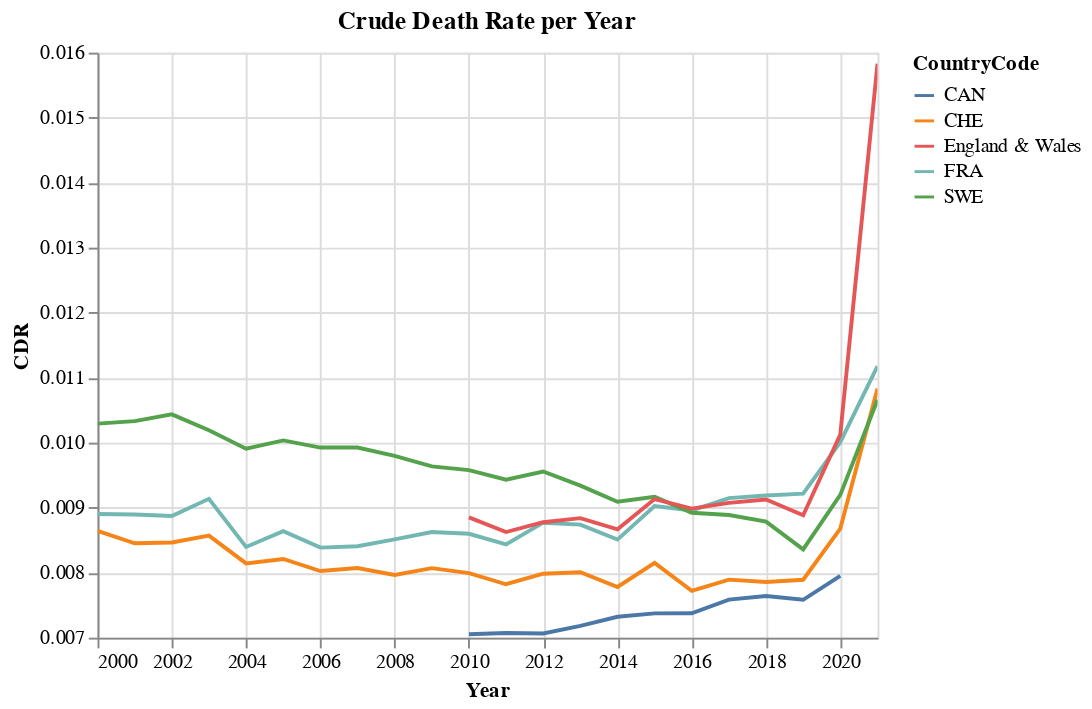

This figure's notebook cell:
### Code cell
# now the same plot but with smaller data which reduces the size of html
df_mortality = (
    df_mortality.groupby(["Year", "CountryCode"])[["population", "DTotal"]]
    .sum()
    .assign(CDR=lambda x: x["DTotal"] / x["population"])
    # .filter(items=["CDR"])  # make df even smaller
    .reset_index()
    .assign(Year=lambda x: pd.to_datetime(x["Year"], format="%Y"))
)
chart = (
    alt.Chart(df_mortality)
    .mark_line()
    .encode(
        x="Year:T",
        y=alt.Y("CDR:Q", scale=alt.Scale(zero=False)),
        color="CountryCode:N",
    )
    .properties(title="Crude Death Rate per Year")
    .interactive()
)
# chart.save("crude_death_rate.html")
chart

### Figure 1 — Vega-Lite specification as saved in the notebook (floating-point values rounded to 4 significant figures)
{"config": {"view": {"continuousWidth": 400, "continuousHeight": 300}}, "data": {"name": "data-c854f54211eb4dc432b5ea7a82e8b2fa"}, "mark": "line", "encoding": {"color": {"type": "nominal", "field": "CountryCode"}, "x": {"type": "temporal", "field": "Year"}, "y": {"type": "quantitative", "field": "CDR", "scale": {"zero": false}}}, "selection": {"selector002": {"type": "interval", "bind": "scales", "encodings": ["x", "y"]}}, "title": "Crude Death Rate per Year", "$schema": "https://vega.github.io/schema/vega-lite/v4.8.1.json", "datasets": {"data-c854f54211eb4dc432b5ea7a82e8b2fa": [{"Year": "2000-01-01T00:00:00", "CountryCode": "CHE", "population": 7182000.0, "DTotal": 62070.0, "CDR": 0.008643}, {"Year": "2000-01-01T00:00:00", "CountryCode": "FRA", "population": 59040000.0, "DTotal": 525700.0, "CDR": 0.008903}, {"Year": "2000-01-01T00:00:00", "CountryCode": "SWE", "population": 8872000.0, "DTotal": 91320.0, "CDR": 0.01029}, {"Year": "2001-01-01T00:00:00", "CountryCode": "CHE", "population": 7225000.0, "DTotal": 61060.0, "CDR": 0.008451}, {"Year": "2001-01-01T00:00:00", "CountryCode": "FRA", "population": 59460000.0, "DTotal": 528900.0, "CDR": 0.008895}, {"Year": "2001-01-01T00:00:00", "CountryCode": "SWE", "population": 8897000.0, "DTotal": 91920.0, "CDR": 0.01033}, {"Year": "2002-01-01T00:00:00", "CountryCode": "CHE", "population": 7277000.0, "DTotal": 61590.0, "CDR": 0.008464}, {"Year": "2002-01-01T00:00:00", "CountryCode": "FRA", "population": 59870000.0, "DTotal": 531100.0, "CDR": 0.008872}, {"Year": "2002-01-01T00:00:00", "CountryCode": "SWE", "population": 8926000.0, "DTotal": 93140.0, "CDR": 0.01044}, {"Year": "2003-01-01T00:00:00", "CountryCode": "CHE", "population": 7331000.0, "DTotal": 62820.0, "CDR": 0.008569}, {"Year": "2003-01-01T00:00:00", "CountryCode": "FRA", "population": 60280000.0, "DTotal": 550700.0, "CDR": 0.009136}, {"Year": "2003-01-01T00:00:00", "CountryCode": "SWE", "population": 8959000.0, "DTotal": 91300.0, "CDR": 0.01019}, {"Year": "2004-01-01T00:00:00", "CountryCode": "CHE", "population": 7523000.0, "DTotal": 61250.0, "CDR": 0.008142}, {"Year": "2004-01-01T00:00:00", "CountryCode": "FRA", "population": 61870000.0, "DTotal": 519400.0, "CDR": 0.008395}, {"Year": "2004-01-01T00:00:00", "CountryCode": "SWE", "population": 9167000.0, "DTotal": 90830.0, "CDR": 0.009908}, {"Year": "2005-01-01T00:00:00", "CountryCode": "CHE", "population": 7428000.0, "DTotal": 60990.0, "CDR": 0.008211}, {"Year": "2005-01-01T00:00:00", "CountryCode": "FRA", "population": 61140000.0, "DTotal": 528200.0, "CDR": 0.008639}, {"Year": "2005-01-01T00:00:00", "CountryCode": "SWE", "population": 9030000.0, "DTotal": 90610.0, "CDR": 0.01003}, {"Year": "2006-01-01T00:00:00", "CountryCode": "CHE", "population": 7475000.0, "DTotal": 59990.0, "CDR": 0.008025}, {"Year": "2006-01-01T00:00:00", "CountryCode": "FRA", "population": 61560000.0, "DTotal": 516200.0, "CDR": 0.008385}, {"Year": "2006-01-01T00:00:00", "CountryCode": "SWE", "population": 9082000.0, "DTotal": 90130.0, "CDR": 0.009924}, {"Year": "2007-01-01T00:00:00", "CountryCode": "CHE", "population": 7542000.0, "DTotal": 60880.0, "CDR": 0.008072}, {"Year": "2007-01-01T00:00:00", "CountryCode": "FRA", "population": 61930000.0, "DTotal": 520600.0, "CDR": 0.008406}, {"Year": "2007-01-01T00:00:00", "CountryCode": "SWE", "population": 9149000.0, "DTotal": 90810.0, "CDR": 0.009925}, {"Year": "2008-01-01T00:00:00", "CountryCode": "CHE", "population": 7639000.0, "DTotal": 60850.0, "CDR": 0.007965}, {"Year": "2008-01-01T00:00:00", "CountryCode": "FRA", "population": 62270000.0, "DTotal": 530100.0, "CDR": 0.008513}, {"Year": "2008-01-01T00:00:00", "CountryCode": "SWE", "population": 9221000.0, "DTotal": 90320.0, "CDR": 0.009795}, {"Year": "2009-01-01T00:00:00", "CountryCode": "CHE", "population": 7884000.0, "DTotal": 63610.0, "CDR": 0.008069}, {"Year": "2009-01-01T00:00:00", "CountryCode": "FRA", "population": 63800000.0, "DTotal": 550300.0, "CDR": 0.008625}, {"Year": "2009-01-01T00:00:00", "CountryCode": "SWE", "population": 9478000.0, "DTotal": 91310.0, "CDR": 0.009634}, {"Year": "2010-01-01T00:00:00", "CountryCode": "CAN", "population": 33980000.0, "DTotal": 239600.0, "CDR": 0.007052}, {"Year": "2010-01-01T00:00:00", "CountryCode": "CHE", "population": 7823000.0, "DTotal": 62520.0, "CDR": 0.007992}, {"Year": "2010-01-01T00:00:00", "CountryCode": "England & Wales", "population": 55690000.0, "DTotal": 492900.0, "CDR": 0.008851}, {"Year": "2010-01-01T00:00:00", "CountryCode": "FRA", "population": 62910000.0, "DTotal": 540900.0, "CDR": 0.008598}, {"Year": "2010-01-01T00:00:00", "CountryCode": "SWE", "population": 9380000.0, "DTotal": 89840.0, "CDR": 0.009578}, {"Year": "2011-01-01T00:00:00", "CountryCode": "CAN", "population": 34350000.0, "DTotal": 242900.0, "CDR": 0.007071}, {"Year": "2011-01-01T00:00:00", "CountryCode": "CHE", "population": 7912000.0, "DTotal": 61880.0, "CDR": 0.007822}, {"Year": "2011-01-01T00:00:00", "CountryCode": "England & Wales", "population": 56150000.0, "DTotal": 484300.0, "CDR": 0.008625}, {"Year": "2011-01-01T00:00:00", "CountryCode": "FRA", "population": 63220000.0, "DTotal": 533300.0, "CDR": 0.008435}, {"Year": "2011-01-01T00:00:00", "CountryCode": "SWE", "population": 9451000.0, "DTotal": 89130.0, "CDR": 0.009431}, {"Year": "2012-01-01T00:00:00", "CountryCode": "CAN", "population": 34720000.0, "DTotal": 245200.0, "CDR": 0.007064}, {"Year": "2012-01-01T00:00:00", "CountryCode": "CHE", "population": 7996000.0, "DTotal": 63840.0, "CDR": 0.007984}, {"Year": "2012-01-01T00:00:00", "CountryCode": "England & Wales", "population": 56570000.0, "DTotal": 496400.0, "CDR": 0.008776}, {"Year": "2012-01-01T00:00:00", "CountryCode": "FRA", "population": 63550000.0, "DTotal": 557200.0, "CDR": 0.008769}, {"Year": "2012-01-01T00:00:00", "CountryCode": "SWE", "population": 9521000.0, "DTotal": 90980.0, "CDR": 0.009557}, {"Year": "2013-01-01T00:00:00", "CountryCode": "CAN", "population": 35050000.0, "DTotal": 251800.0, "CDR": 0.007182}, {"Year": "2013-01-01T00:00:00", "CountryCode": "CHE", "population": 8089000.0, "DTotal": 64770.0, "CDR": 0.008007}, {"Year": "2013-01-01T00:00:00", "CountryCode": "England & Wales", "population": 56970000.0, "DTotal": 503500.0, "CDR": 0.008838}, {"Year": "2013-01-01T00:00:00", "CountryCode": "FRA", "population": 63880000.0, "DTotal": 558200.0, "CDR": 0.008739}, {"Year": "2013-01-01T00:00:00", "CountryCode": "SWE", "population": 9602000.0, "DTotal": 89670.0, "CDR": 0.009339}, {"Year": "2014-01-01T00:00:00", "CountryCode": "CAN", "population": 36060000.0, "DTotal": 264000.0, "CDR": 0.007321}, {"Year": "2014-01-01T00:00:00", "CountryCode": "CHE", "population": 8188000.0, "DTotal": 63700.0, "CDR": 0.00778}, {"Year": "2014-01-01T00:00:00", "CountryCode": "England & Wales", "population": 57420000.0, "DTotal": 497600.0, "CDR": 0.008666}, {"Year": "2014-01-01T00:00:00", "CountryCode": "FRA", "population": 64190000.0, "DTotal": 546100.0, "CDR": 0.008508}, {"Year": "2014-01-01T00:00:00", "CountryCode": "SWE", "population": 9698000.0, "DTotal": 88180.0, "CDR": 0.009092}, {"Year": "2015-01-01T00:00:00", "CountryCode": "CAN", "population": 35700000.0, "DTotal": 263200.0, "CDR": 0.007373}, {"Year": "2015-01-01T00:00:00", "CountryCode": "CHE", "population": 8441000.0, "DTotal": 68790.0, "CDR": 0.008149}, {"Year": "2015-01-01T00:00:00", "CountryCode": "England & Wales", "population": 59010000.0, "DTotal": 538800.0, "CDR": 0.009132}, {"Year": "2015-01-01T00:00:00", "CountryCode": "FRA", "population": 65650000.0, "DTotal": 592500.0, "CDR": 0.009026}, {"Year": "2015-01-01T00:00:00", "CountryCode": "SWE", "population": 9989000.0, "DTotal": 91580.0, "CDR": 0.009168}, {"Year": "2016-01-01T00:00:00", "CountryCode": "CAN", "population": 36080000.0, "DTotal": 266100.0, "CDR": 0.007375}, {"Year": "2016-01-01T00:00:00", "CountryCode": "CHE", "population": 8373000.0, "DTotal": 64650.0, "CDR": 0.007721}, {"Year": "2016-01-01T00:00:00", "CountryCode": "England & Wales", "population": 58350000.0, "DTotal": 524300.0, "CDR": 0.008986}, {"Year": "2016-01-01T00:00:00", "CountryCode": "FRA", "population": 64570000.0, "DTotal": 578400.0, "CDR": 0.008958}, {"Year": "2016-01-01T00:00:00", "CountryCode": "SWE", "population": 9926000.0, "DTotal": 88550.0, "CDR": 0.008921}, {"Year": "2017-01-01T00:00:00", "CountryCode": "CAN", "population": 36530000.0, "DTotal": 277100.0, "CDR": 0.007585}, {"Year": "2017-01-01T00:00:00", "CountryCode": "CHE", "population": 8451000.0, "DTotal": 66700.0, "CDR": 0.007893}, {"Year": "2017-01-01T00:00:00", "CountryCode": "England & Wales", "population": 58750000.0, "DTotal": 533000.0, "CDR": 0.009073}, {"Year": "2017-01-01T00:00:00", "CountryCode": "FRA", "population": 64690000.0, "DTotal": 591700.0, "CDR": 0.009147}, {"Year": "2017-01-01T00:00:00", "CountryCode": "SWE", "population": 10060000.0, "DTotal": 89400.0, "CDR": 0.008887}, {"Year": "2018-01-01T00:00:00", "CountryCode": "CAN", "population": 37020000.0, "DTotal": 282900.0, "CDR": 0.007642}, {"Year": "2018-01-01T00:00:00", "CountryCode": "CHE", "population": 8514000.0, "DTotal": 66890.0, "CDR": 0.007856}, {"Year": "2018-01-01T00:00:00", "CountryCode": "England & Wales", "population": 59110000.0, "DTotal": 539300.0, "CDR": 0.009125}, {"Year": "2018-01-01T00:00:00", "CountryCode": "FRA", "population": 64780000.0, "DTotal": 595000.0, "CDR": 0.009186}, {"Year": "2018-01-01T00:00:00", "CountryCode": "SWE", "population": 10180000.0, "DTotal": 89410.0, "CDR": 0.008786}, {"Year": "2019-01-01T00:00:00", "CountryCode": "CAN", "population": 37330000.0, "DTotal": 283100.0, "CDR": 0.007582}, {"Year": "2019-01-01T00:00:00", "CountryCode": "CHE", "population": 8556000.0, "DTotal": 67510.0, "CDR": 0.007891}, {"Year": "2019-01-01T00:00:00", "CountryCode": "England & Wales", "population": 59350000.0, "DTotal": 527200.0, "CDR": 0.008883}, {"Year": "2019-01-01T00:00:00", "CountryCode": "FRA", "population": 64890000.0, "DTotal": 597900.0, "CDR": 0.009214}, {"Year": "2019-01-01T00:00:00", "CountryCode": "SWE", "population": 10280000.0, "DTotal": 85940.0, "CDR": 0.008359}, {"Year": "2020-01-01T00:00:00", "CountryCode": "CAN", "population": 30230000.0, "DTotal": 240300.0, "CDR": 0.007949}, {"Year": "2020-01-01T00:00:00", "CountryCode": "CHE", "population": 8743000.0, "DTotal": 75870.0, "CDR": 0.008678}, {"Year": "2020-01-01T00:00:00", "CountryCode": "England & Wales", "population": 60650000.0, "DTotal": 614100.0, "CDR": 0.01013}, {"Year": "2020-01-01T00:00:00", "CountryCode": "FRA", "population": 66270000.0, "DTotal": 663300.0, "CDR": 0.01001}, {"Year": "2020-01-01T00:00:00", "CountryCode": "SWE", "population": 10540000.0, "DTotal": 96940.0, "CDR": 0.009197}, {"Year": "2021-01-01T00:00:00", "CountryCode": "CHE", "population": 496200.0, "DTotal": 5375.0, "CDR": 0.01083}, {"Year": "2021-01-01T00:00:00", "CountryCode": "England & Wales", "population": 3441000.0, "DTotal": 54470.0, "CDR": 0.01583}, {"Year": "2021-01-01T00:00:00", "CountryCode": "FRA", "population": 2506000.0, "DTotal": 28000.0, "CDR": 0.01118}, {"Year": "2021-01-01T00:00:00", "CountryCode": "SWE", "population": 598400.0, "DTotal": 6378.0, "CDR": 0.01066}]}}
